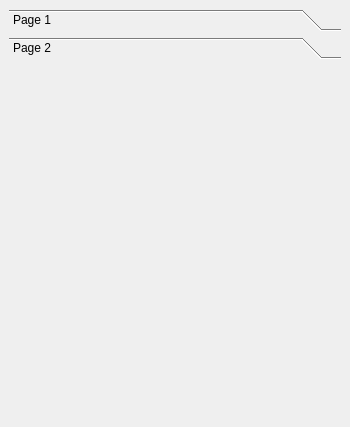
<ui version="4.0" >
 <class>toolsDock</class>
 <widget class="QDockWidget" name="toolsDock" >
  <property name="windowModality" >
   <enum>Qt::NonModal</enum>
  </property>
  <property name="geometry" >
   <rect>
    <x>0</x>
    <y>0</y>
    <width>350</width>
    <height>427</height>
   </rect>
  </property>
  <property name="floating" >
   <bool>false</bool>
  </property>
  <property name="allowedAreas" >
   <set>Qt::NoDockWidgetArea</set>
  </property>
  <property name="windowTitle" >
   <string>Tools</string>
  </property>
  <widget class="QWidget" name="dockWidgetContents" >
   <layout class="QHBoxLayout" name="horizontalLayout" >
    <item>
     <widget class="QToolBox" name="toolBox" >
      <property name="currentIndex" >
       <number>1</number>
      </property>
      <widget class="QWidget" name="sgPage" >
       <property name="geometry" >
        <rect>
         <x>0</x>
         <y>0</y>
         <width>332</width>
         <height>327</height>
        </rect>
       </property>
       <attribute name="label" >
        <string>Page 1</string>
       </attribute>
       <widget class="QWidget" name="horizontalLayoutWidget" >
        <property name="geometry" >
         <rect>
          <x>0</x>
          <y>0</y>
          <width>331</width>
          <height>321</height>
         </rect>
        </property>
        <layout class="QHBoxLayout" name="horizontalLayout_2" >
         <item>
          <widget class="SceneGraphView" name="sceneGraphView" />
         </item>
        </layout>
       </widget>
      </widget>
      <widget class="QWidget" name="page_2" >
       <property name="geometry" >
        <rect>
         <x>0</x>
         <y>0</y>
         <width>332</width>
         <height>327</height>
        </rect>
       </property>
       <attribute name="label" >
        <string>Page 2</string>
       </attribute>
       <widget class="QWidget" name="gridLayoutWidget" >
        <property name="geometry" >
         <rect>
          <x>0</x>
          <y>0</y>
          <width>331</width>
          <height>321</height>
         </rect>
        </property>
        <layout class="QGridLayout" name="gridLayout" />
       </widget>
      </widget>
     </widget>
    </item>
   </layout>
  </widget>
 </widget>
 <customwidgets>
  <customwidget>
   <class>SceneGraphView</class>
   <extends>QTreeView</extends>
   <header>scenegraphview</header>
  </customwidget>
 </customwidgets>
 <resources/>
 <connections/>
</ui>
